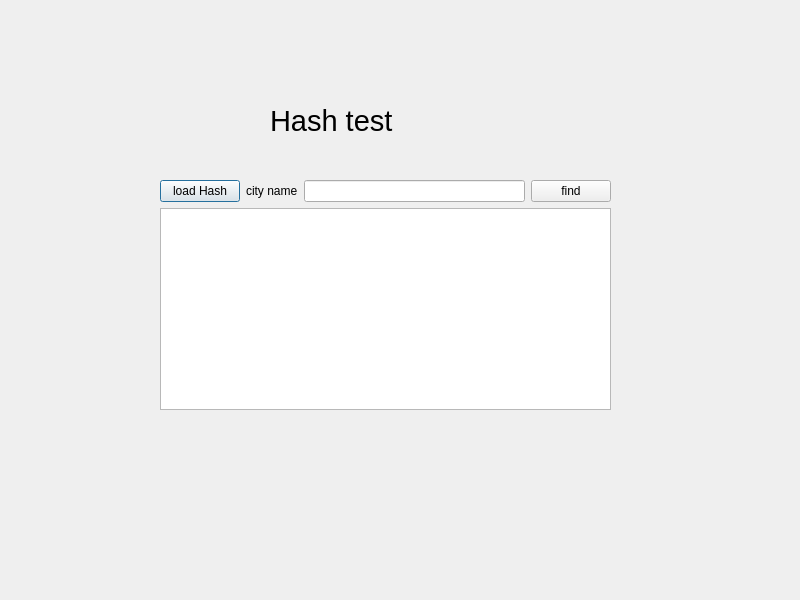
<?xml version="1.0" encoding="UTF-8"?>
<ui version="4.0">
 <class>Dialog</class>
 <widget class="QDialog" name="Dialog">
  <property name="geometry">
   <rect>
    <x>0</x>
    <y>0</y>
    <width>800</width>
    <height>600</height>
   </rect>
  </property>
  <property name="windowTitle">
   <string>Dialog</string>
  </property>
  <widget class="QLabel" name="label">
   <property name="geometry">
    <rect>
     <x>270</x>
     <y>100</y>
     <width>181</width>
     <height>41</height>
    </rect>
   </property>
   <property name="font">
    <font>
     <pointsize>22</pointsize>
    </font>
   </property>
   <property name="text">
    <string>Hash test</string>
   </property>
  </widget>
  <widget class="QWidget" name="">
   <property name="geometry">
    <rect>
     <x>160</x>
     <y>180</y>
     <width>451</width>
     <height>230</height>
    </rect>
   </property>
   <layout class="QVBoxLayout" name="verticalLayout">
    <item>
     <layout class="QHBoxLayout" name="horizontalLayout_2">
      <item>
       <layout class="QHBoxLayout" name="horizontalLayout">
        <item>
         <widget class="QPushButton" name="loadHashButton">
          <property name="text">
           <string>load Hash</string>
          </property>
         </widget>
        </item>
        <item>
         <widget class="QLabel" name="cityNameLabel">
          <property name="text">
           <string>city name</string>
          </property>
         </widget>
        </item>
        <item>
         <widget class="QLineEdit" name="cityNameEdit"/>
        </item>
       </layout>
      </item>
      <item>
       <widget class="QPushButton" name="findButton">
        <property name="text">
         <string>find</string>
        </property>
       </widget>
      </item>
     </layout>
    </item>
    <item>
     <widget class="QTextBrowser" name="cityMessageBrowser"/>
    </item>
   </layout>
  </widget>
 </widget>
 <resources/>
 <connections/>
</ui>
